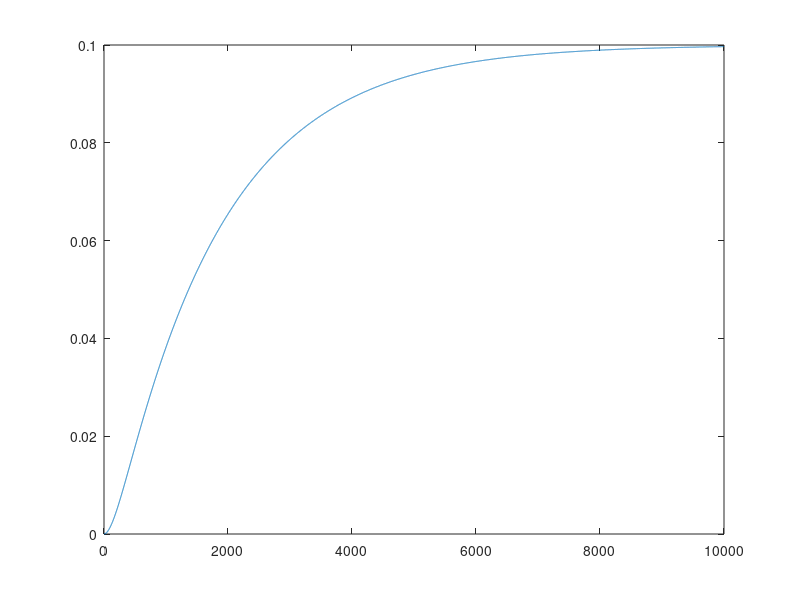
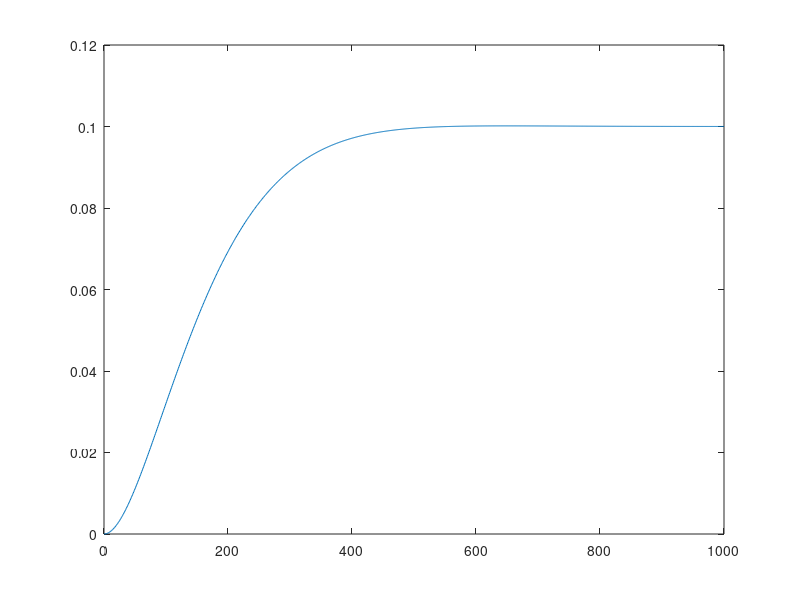
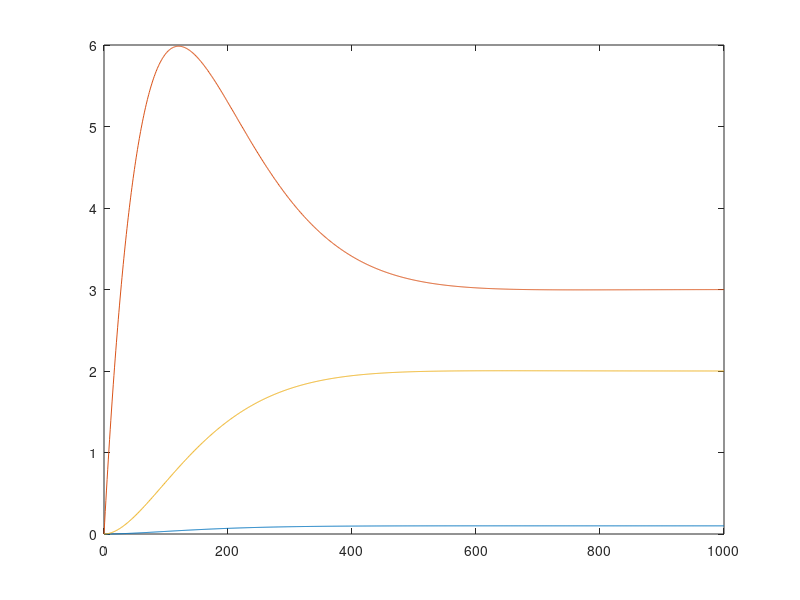
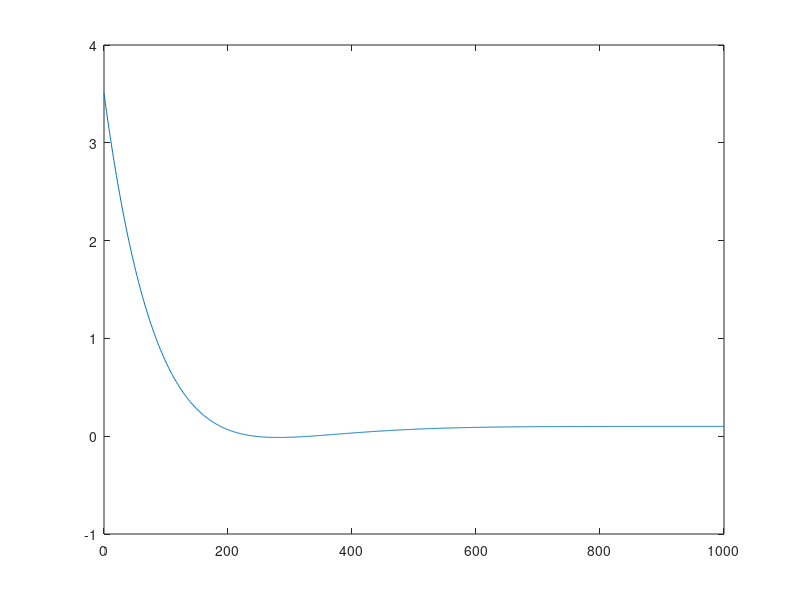

These figures' MATLAB source, in order:
%% System parameters
A1 = 25.12;
A2 = 56.52;
R1 = 10;
R2 = 20;

%% Desired system attributes
% Settling time
ts = 400;

%% System state-space model
A = [-(1/(R1*A2) + 1/(R2*A2)) 1/(R1*R2*A2); R2/(R1*A1) -1/(R1*A1)];
B = [0; 1/A1];
C = [1 0];
D = 0;
open = ss(A, B, C, D);

%% Check (open loop) stability - controllability - observability
isStable = isstable(open);
isControllable = rank(ctrb(open)) == 2;
isObservable = rank(obsv(open)) == 2;

%% Open loop step response
tfinal = 10000;
r = 0.1 * ones([1 tfinal + 1]);
t = 0:tfinal;
[y, t, x] = lsim(open, r, t);
h2 = R2*x(:, 1);
figure;
plot(t, x(:, 1));

%% Full-state feedback
% Polynomial for desired poles.
z = 0.9;
wn = 4/(z*ts);
p = [-wn*z + wn*sqrt(1-z^2)*1i, -wn*z - wn*sqrt(1-z^2)*1i];
K = place(A, B, p);
N = -1/(C*((A-B*K)\B));
full = ss(A-B*K, N*B, C, D);

%% Full-state feedback step response.
tfinal = 1000;
r = 0.1 * ones([1 tfinal + 1]);
t = 0:tfinal;
[y, t, x] = lsim(full, r, t);
h2 = R2*x(:, 1);
figure;
plot(t, x(:, 1));
figure;
plot(t, x, t, h2);
figure;
plot(t, -K*x' + N*r);